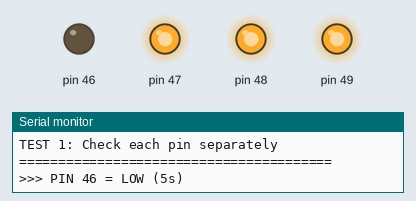
Simulated run of this sketch. Board: Arduino Mega 2560, built with avr-gcc and run on an emulated ATmega2560. Parts: output pins drawn as LEDs (lit = HIGH), the last lines printed to the serial monitor.

Above: at 5.6 s.
At 19.6 s:
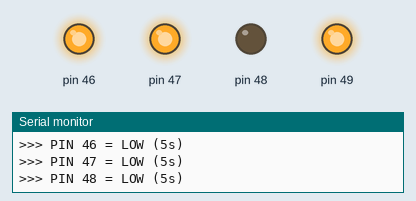
At 26.6 s:
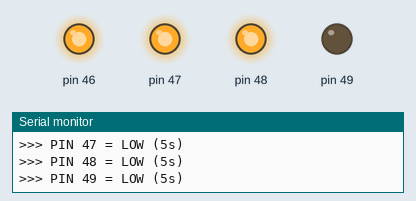
At 33.6 s:
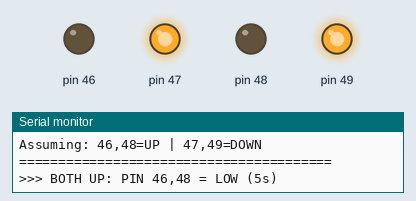
At 46.1 s:
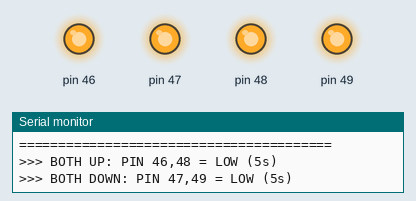
At 58.6 s:
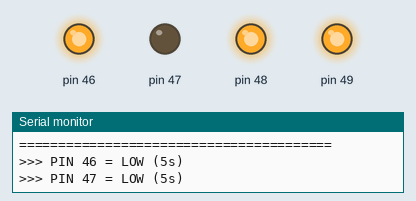
Timing chart, 0 to 62.9 s (numbered marks = the images above):
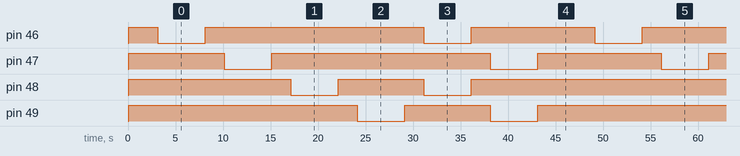

Measured:
- by itself, pin 46, pin 47: repeats every 46.0 s: HIGH 23.0 s, LOW 5.0 s, HIGH 13.0 s, LOW 5.0 s
- by itself, pin 48, pin 49: repeats every 46.0 s: HIGH 9.0 s, LOW 5.0 s, HIGH 27.0 s, LOW 5.0 s
- by itself, everything shown: repeats every 46.0 s, in 12 steps

The sketch:

test_pins_46_49.ino
```cpp
/**
 * Arduino Mega #2 - Test Pins 46-49
 * Тестируем следующие 4 пина
 */

void setup() {
  Serial.begin(115200);
  delay(100);

  Serial.println("\n========================================");
  Serial.println("  TEST PINS 46-49 (Second 4 pins)");
  Serial.println("========================================\n");

  pinMode(46, OUTPUT);
  pinMode(47, OUTPUT);
  pinMode(48, OUTPUT);
  pinMode(49, OUTPUT);

  digitalWrite(46, HIGH);
  digitalWrite(47, HIGH);
  digitalWrite(48, HIGH);
  digitalWrite(49, HIGH);

  Serial.println("[INIT] Pins 46-49 ready (all HIGH)\n");
  delay(3000);
}

void loop() {
  Serial.println("\n========================================");
  Serial.println("TEST 1: Check each pin separately");
  Serial.println("========================================\n");

  Serial.println(">>> PIN 46 = LOW (5s)");
  digitalWrite(46, LOW);
  delay(5000);
  digitalWrite(46, HIGH);
  delay(2000);

  Serial.println(">>> PIN 47 = LOW (5s)");
  digitalWrite(47, LOW);
  delay(5000);
  digitalWrite(47, HIGH);
  delay(2000);

  Serial.println(">>> PIN 48 = LOW (5s)");
  digitalWrite(48, LOW);
  delay(5000);
  digitalWrite(48, HIGH);
  delay(2000);

  Serial.println(">>> PIN 49 = LOW (5s)");
  digitalWrite(49, LOW);
  delay(5000);
  digitalWrite(49, HIGH);
  delay(2000);

  Serial.println("\n========================================");
  Serial.println("TEST 2: Try both actuators");
  Serial.println("Assuming: 46,48=UP | 47,49=DOWN");
  Serial.println("========================================\n");

  Serial.println(">>> BOTH UP: PIN 46,48 = LOW (5s)");
  digitalWrite(46, LOW);
  digitalWrite(48, LOW);
  delay(5000);
  digitalWrite(46, HIGH);
  digitalWrite(48, HIGH);
  delay(2000);

  Serial.println(">>> BOTH DOWN: PIN 47,49 = LOW (5s)");
  digitalWrite(47, LOW);
  digitalWrite(49, LOW);
  delay(5000);
  digitalWrite(47, HIGH);
  digitalWrite(49, HIGH);
  delay(3000);

  Serial.println("\n========================================");
  Serial.println("CYCLE COMPLETE!");
  Serial.println("Did pins 46-49 control any actuators?");
  Serial.println("Repeating in 3s...");
  Serial.println("========================================\n");
  delay(3000);
}
```
